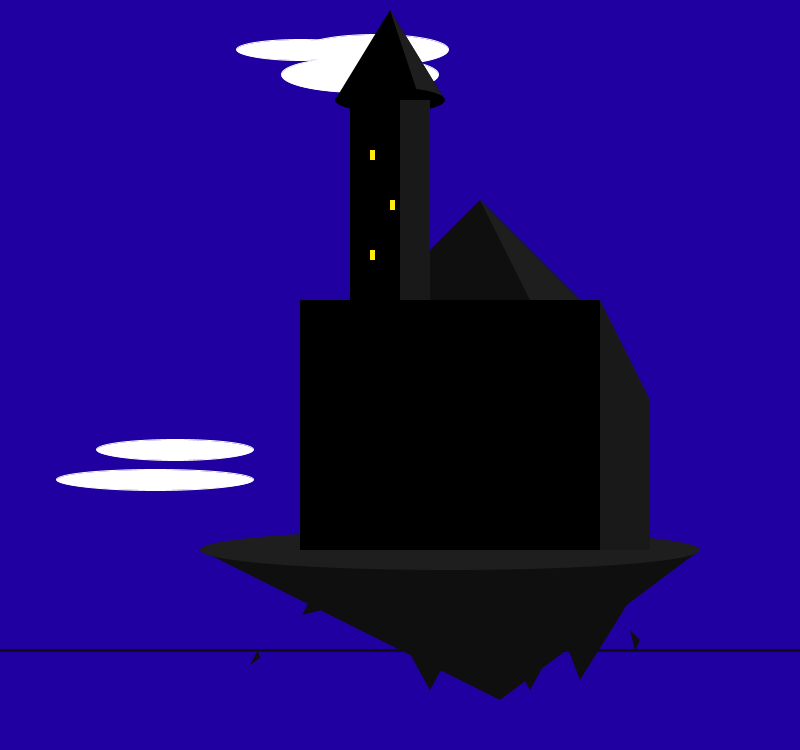
Frame 1 (no input)
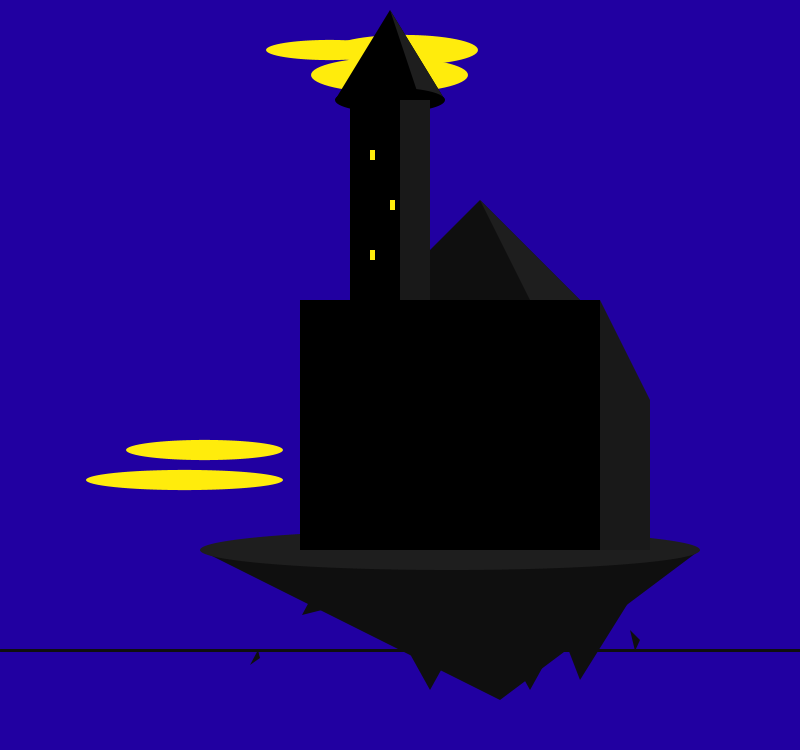
Frame 60 (the mouse pressed at the canvas centre just before this capture)
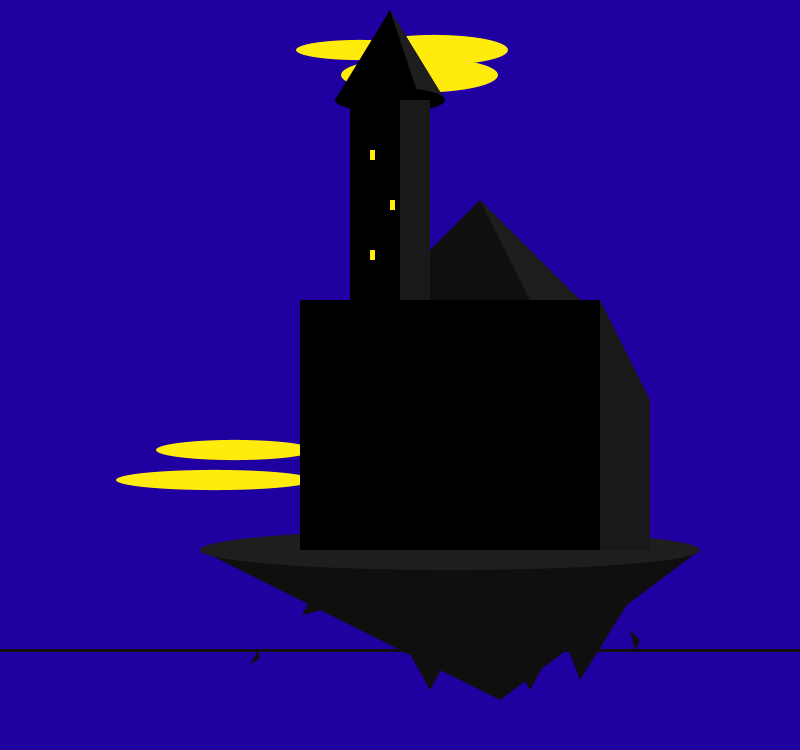
Frame 120 (the mouse held since frame 60 and released just before this capture)

The Processing sketch that drew these frames (run headless with seeded random() and noise(); from frame 60 on, the mouse is pressed at the canvas centre):

// Processing sketch: processing_130439
// ── processing_130439.pde

float a,b,x,y; 
void setup() {
size(800,750);
background (33,0,161);
 stroke(255);
  a = height/2;
  b = 50;
  x = random(50,200);
  y = random(25,45);
}


void draw() {
   
  background(33,0,161);
  ellipse(a,b,x,y); 
  ellipse(a-15,b+25,x+10,y+5);
  ellipse(a-75,b,x-20,y-10);
  ellipse(a-200,b+400,x+10,y-10);
  ellipse(a-220,b+430,x+50,y-10);
  a = a + 0.5;
  if (a > 850) { 
    a = -50; 
  }
  {
  stroke(15);
  strokeWeight(3);
  fill(15);
  line(0,650,800,650);
  noStroke();
  triangle(380,300,580,300,480,200);
  triangle(630,630,635,651,640,640);
  triangle(200,550,700,550,500,700);
  triangle(430,690,380,600,480,600);
  triangle(530,690,480,600,580,600);
  triangle(580,680,530,550,630,600);
  triangle(310,600,330,608,302,615);
  triangle(258,650,260,658,250,665);
  fill(0);
  triangle(335,100,445,100,390,10);
  fill(30);
  triangle(420,100,445,100,390,10);
  fill(0);
  ellipse(390,100,110,25);
  fill(30);
  triangle(580,300,580,400,480,200);
  ellipse(450,550,500,40);
  noStroke();
  fill(0);
  rect(350,100,80,300);
  fill(25);
  rect(400,100,30,300);
  fill(0);
  rect(300,300,300,250);
  noStroke();
  fill(25);
  quad(600,300,650,400,650,550,600,550);
  fill(255,236,12);
  rect(370,150,5,10);
  rect(390,200,5,10);
  rect(370,250,5,10);
  
 
 
}
}
